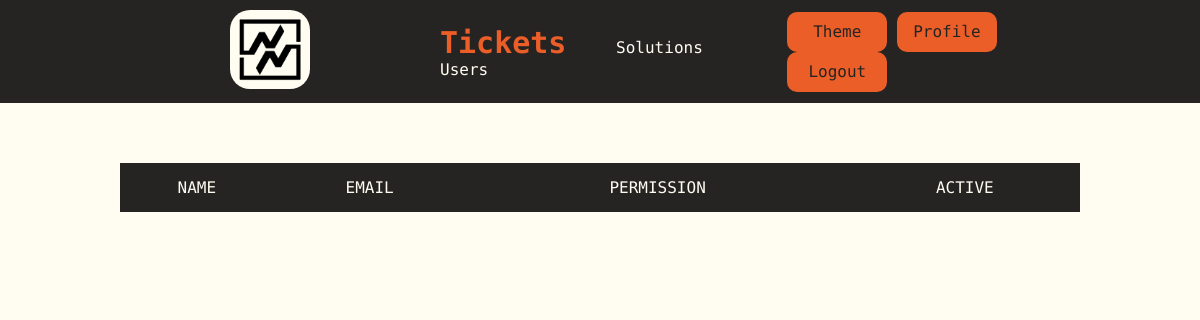
The page /users (signed in) on the database as committed earlier.
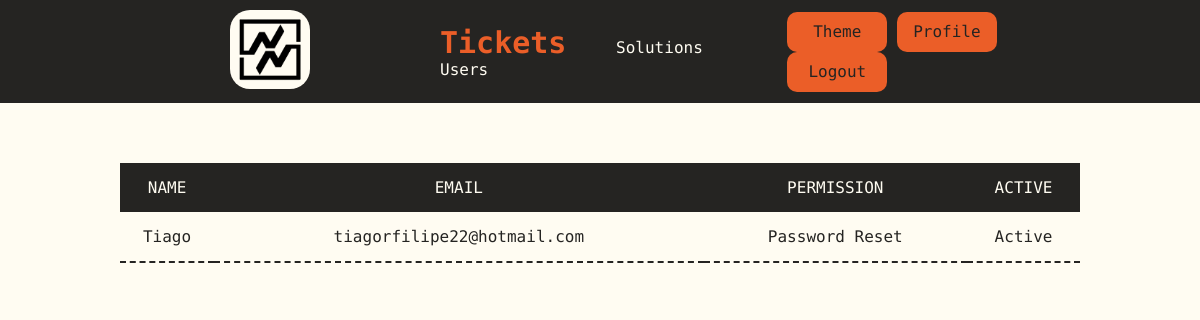
The same page on the database as committed later.
### tables this page shows
CREATE TABLE users (id INTEGER PRIMARY KEY AUTOINCREMENT NOT NULL, name TEXT NOT NULL, hash TEXT NOT NULL, permission INTEGER DEFAULT 4 NOT NULL, active BLOB DEFAULT 0 NOT NULL, email TEXT NOT NULL);

### app.py (the view)
@app.route("/users")
def users():
    userID = session.get("user_id")
    users = db.execute("SELECT * FROM users WHERE id > 1 AND id != ?", userID)
    return render_template("users.html", users = users, role = role, status = status)

### templates/users.html (shortened to what this page needs)
{% extends "layout.html" %}
{% block body %}
    <table class="table">
        <thead>
            <tr>
                <th>NAME</th>
                <th>EMAIL</th>
                <th>PERMISSION</th>
                <th>ACTIVE</th>
            </tr>
        </thead>
        <tbody>
            {% for user in users %}
            {% if user['permission'] == 5 %}
            <tr>
                <td> {{ user["name"] }}</td>
                <td> {{ user["email"] }}</td>
                <td> {{ role[user["permission"]] }}</td>
                <td> {{ status[user["active"]] }}</td>
            </tr>
            {% endif %}
            {% endfor %}
        </tbody>
    </table>
{% endblock %}

### templates/layout.html (shortened to what this page needs)
<!DOCTYPE HTML>
<html lang="en">
    <head>
        <link rel="stylesheet" href=".\static\styles.css">
    </head>
    <body>
      <header>
        <div>
        <a href="/"><img class="logo" src=".\static\images\d3.png" alt="logo"></a>
        </div>
        {% if session.get("user_id") and session.get('permission') != 5 %}
        <div>
        <nav>
          <ul class="nav_links">
            <li><a href="/tickets" onclick="changeActiveLink(event)" id="ticketID">Tickets</a></li>
            <li><a href="/solutions" onclick="changeActiveLink(event)" id="docID">Solutions</a></li>
            {% if session.get("permission") < 2 %}
            <li><a href="/users" onclick="changeActiveLink(event)" id="userID">Users</a></li>
            {% endif %}
          </ul>
        </nav>
        </div>
        <div>
          <button onclick="toggleMode()">Theme</button>
          <a href="/profile"><button>Profile</button></a>
          <a href="/logout"><button onclick="logout()">Logout</button></a>
        </div>
        {% elif session.get('permission') == 5 %}
        <div>
          <button onclick="toggleMode()">Theme</button>
          <a href="/profile"><button>Profile</button></a>
          <a href="/logout"><button onclick="logout()">Logout</button></a>
        </div>
        {% else %}
        <div>
          <button onclick="toggleMode()">Theme</button>
          <a href="/register"><button>Register</button></a>
          <a href="/"><button>Login</button></a>
        </div>
        {% endif %}
      </header>
      <div class="body">
      {% block body %}{% endblock %}
      </div>
    </body>
</html>

### static/styles.css (style rules this page uses)
.light { --color1: #fffcf2; --color2: #ccc5b9; --color3: #403d39; --color4: #252422; --color5: #eb5e28; --font: "M PLUS 1 Code", sans-serif; }
* { font-family: var(--font); box-sizing: border-box; margin: 0; padding: 0; font-weight: 500; --font-color: var(--color4); --background-color: var(--color1); --button-color: var(--color5); --buttonfont-color: var(--color4); --hover-color: var(--color2); --hoverfont-color: var(--color4); --nav-color: var(--color4); --navfont-color: var(--color1); --linkhover-color: var(--color5); --logo-color: var(--color1); --tab-color: var(--color4); --tabhover-color: var(--color3); --tabhoverfont-color: var(--color1); --tabfont-color: var(--color1); --disabled-color: var(--color2); --disabledfont-color: var(--color4); --placeholder-color: var(--color3); --aler-color: var(--color5); --active-color: var(--color1); --activefont-color: var(--color5); --border-color: var(--color5); }
html { background-color: var(--background-color); color: var(--font-color); }
header { background-color: var(--nav-color); color: var(--navfont-color); display: flex; justify-content: space-between; align-items: center; padding: 10px 10%; }
.body { padding: 10px 10%; text-align: center; }
header a { color: var(--navfont-color); text-decoration: none; }
body { transition: background-color 0.5s, color 0.3s; }
.nav_links li { display: inline-block; padding: 0 20px; }
.nav_links li a { transition: all 0.3s ease 0s; }
button { background-color: var(--button-color); color: var(--buttonfont-color); border: none; border-radius: 10px; cursor: pointer; transition: all 0.5s ease 0s; width: 100px; height: 40px; font-size: 16px; }
.active { font-weight:bolder; font-size: 30px; color: var(--activefont-color); transition: all 0.5s ease 0s; }
.logo { margin: 0px 110px; width: 80px; height: auto; background-color: var(--logo-color); border-radius: 20px; padding: 5px 5px; transition: all 1s ease 0s; }
table { margin:50px 0px; width: 100%; border-collapse: collapse; text-align: center; }
td { padding: 15px 0px; border-bottom: 2px dashed var(--tab-color); }
th { background-color: var(--tab-color); padding: 15px 0px; transition: all 0.5s ease 0s; color: var(--tabfont-color); }

Rows that differ between the two databases and show on the page:
added users: name "Tiago", email "tiagorfilipe22@hotmail.com", permission "Password Reset", active "Active"
